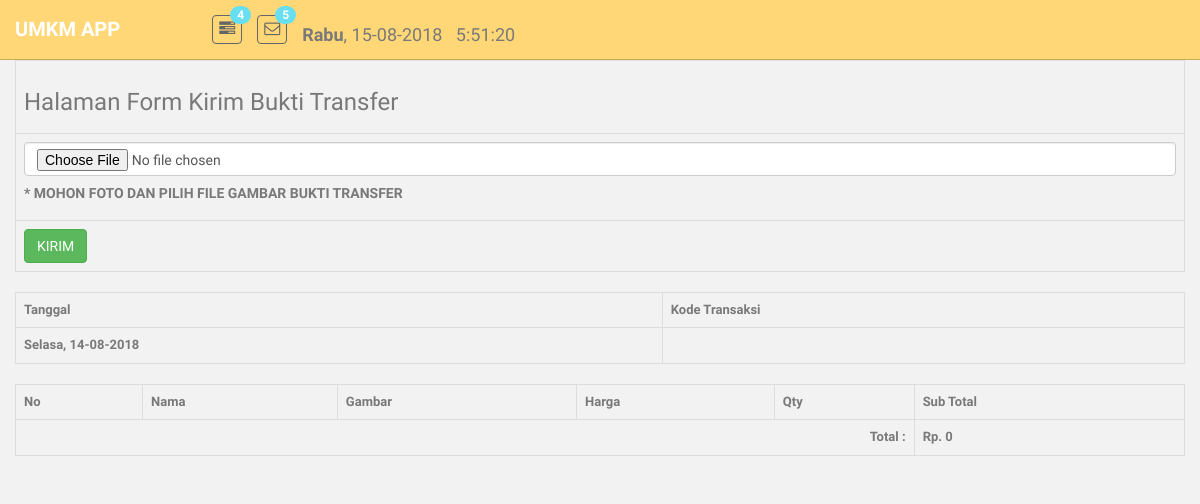
The page /index.php/shop/submit_transfer_proof on the database as committed earlier.
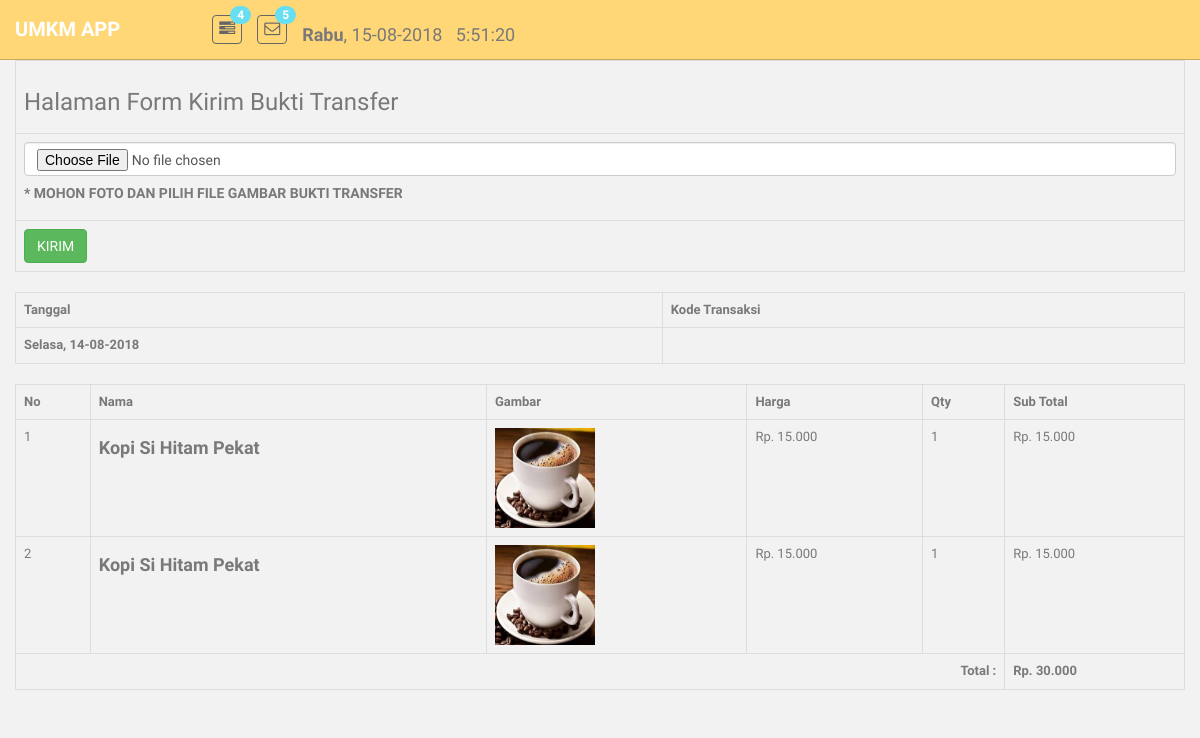
The same page on the database as committed later.
### tables this page shows
CREATE TABLE `carts` (
  `id` int(11) NOT NULL,
  `status` enum('0','1','2') DEFAULT NULL COMMENT '0 = Unsubmitted, 1 = Submitted and pending, 2 = Confirmed by Admin',
  `transaction_code` text,
  `file_name` text,
  `description` text,
  `created_at` timestamp NOT NULL DEFAULT CURRENT_TIMESTAMP,
  `updated_at` timestamp NOT NULL DEFAULT CURRENT_TIMESTAMP
);

CREATE TABLE `carts_details` (
  `id` int(11) NOT NULL,
  `cart_id` int(11) NOT NULL,
  `product_id` int(11) NOT NULL,
  `qty` int(11) DEFAULT NULL,
  `description` text,
  `is_cancelled` enum('0','1') NOT NULL DEFAULT '0',
  `created_at` timestamp NOT NULL DEFAULT CURRENT_TIMESTAMP ON UPDATE CURRENT_TIMESTAMP,
  `updated_at` timestamp NOT NULL DEFAULT '0000-00-00 00:00:00'
);

CREATE TABLE `products` (
  `id` int(11) NOT NULL,
  `name` varchar(100) NOT NULL,
  `file_name` text,
  `qty` int(11) DEFAULT NULL,
  `company_id` int(11) NOT NULL,
  `price` bigint(11) NOT NULL,
  `created_at` timestamp NOT NULL DEFAULT CURRENT_TIMESTAMP,
  `updated_at` timestamp NOT NULL DEFAULT CURRENT_TIMESTAMP
);

### application/libraries/Template.php (called while the page is built)
<?php if ( ! defined('BASEPATH')) exit('No direct script access allowed');
class Template {
		var $template_data = array();
		function set($name, $value)
		{
			$this->template_data[$name] = $value;
		}
		function load($template = '', $view = '' , $view_data = array(), $return = FALSE)
		{
			$this->CI =& get_instance();
			$this->set('contents', $this->CI->load->view($view, $view_data, TRUE));
			return $this->CI->load->view($template, $this->template_data, $return);
		}
}

### application/controllers/Shop.php (called while the page is built, shortened)
<?php
class Shop extends CI_Controller
{
    public function __construct()
    {
        $this->load->model('Company_model', 'company');
        $this->load->model('Product_model', 'product');
        $this->load->model('Cart_detail_model', 'cart_detail');
    }
    public function submit_transfer_proof()
    {
        if (isset($_POST['submit'])) {
            $config['upload_path']          = './uploads/';
            $config['allowed_types']        = 'gif|jpg|png|jpeg';
            $this->load->library('upload', $config);
            $this->upload->do_upload('file_name');
            $data = $this->upload->data();
            $cart_id = $this->session->userdata('cart_id');
            $data = [
                'status' => '2',
                'file_name' => $data['file_name']
            ];
            $this->db->where('id', $cart_id);
            $this->db->update('carts', $data);
            $this->session->set_flashdata('message', '<h3>BARANG AKAN SEGERA DIKIRIMKAN OLEH PIHAK UMKM TERKAIT</h3>');
            $this->session->set_flashdata('above_message', '<h3>BUKTI UNTUK TRANSAKSI DENGAN KODE: ['.$this->session->userdata('transaction_code').'] TELAH BERHASIL DIKIRIMKAN!!</h3>');
            redirect('shop');
        } else {
            $transaction_code = $this->session->userdata('transaction_code');
            $data['record'] = $this->db->get_where('carts', ['transaction_code' => $transaction_code])->row_array();
            $cart_id = $data['record']['id'];
            $this->session->set_userdata('cart_id', $cart_id);
            $data['record_detail'] = $this->cart_detail->get_with_product($cart_id)->result();
            $this->template->load('templates/shop_template', 'shop/submit_transfer_proof', $data);
        }
    }
}

### index.php (called while the page is built, shortened)
<?php
require_once BASEPATH.'core/CodeIgniter.php';

### application/models/Cart_detail_model.php (called while the page is built)
<?php
class Cart_detail_model extends CI_Model
{
    public function get_with_product($cart_id)
    {
        $this->db->select('*, crd.id AS detail_id, crd.qty AS qty');
        $this->db->from('carts_details AS crd');
        $this->db->join('products AS prd', 'prd.id = crd.product_id', 'right');
        $this->db->where('cart_id', $cart_id);
        $this->db->where('is_cancelled != "1"');
        return $this->db->get();
    }
}

### application/views/shop/submit_transfer_proof.php (the view, shortened to what this page needs)
<?php
    function rupiah($angka){
        $hasil_rupiah = "Rp. " . number_format($angka,0,',','.');
        return $hasil_rupiah;
    }
    function angka($angka){
        $hasil_rupiah = number_format($angka,0,',','.');
        return $hasil_rupiah;
    }
?>
<?php
function hari_ini($hari){
    switch($hari){
        case 'Tue':
            $hari_ini = "Selasa";
        break;
    }
    return "<b>" . $hari_ini . "</b>";
}
?>
<?php echo form_open_multipart('shop/submit_transfer_proof'); ?>
<table class="table table-bordered">
  <tr>
    <td><h3>Halaman Form Kirim Bukti Transfer</h3></td>
  </tr>
  <tr>
    <td><input type="file" name="file_name" class="form-control" required><h5><b>* MOHON FOTO DAN PILIH FILE GAMBAR BUKTI TRANSFER</b></h5></td>
  </tr>
  <tr>
    <td><input type="submit" name="submit" class="btn btn-success" value="KIRIM"></td>
  </tr>
</table>
<?php echo form_close(); ?>
<table class="table table-bordered">
  <tr>
    <td><b>Tanggal</b></td>
    <td><b>Kode Transaksi</b></td>
  </tr>
  <tr>
    <td><?php echo hari_ini(date_format(date_create($record['created_at']), 'D')) . '<b>, '.date_format(date_create($record['created_at']), 'd-m-Y').'</b>' ?></td>
    <td>
    </td>
  </tr>
</table>
<table class="table table-bordered">
  <tr>
    <th>No</th>
    <th>Nama</th>
    <th>Gambar</th>
    <th>Harga</th>
    <th>Qty</th>
    <th>Sub Total</th>
  </tr>
  <?php
  $no = 1;
  $total = 0;
  foreach ($record_detail as $r) {
      echo "
      <tr>
        <td>$no</td>
        <td><h4><b>$r->name</b></h4></td>
        <td><img src=".base_url()."uploads/".$r->file_name." width='100' height='100'></td>
        <td>".rupiah($r->price)."</td>
        <td>".angka($r->qty)."</td>
        <td>".rupiah($r->price * $r->qty)."</td>
      </tr>
      ";
      $no++;
      $total = $total + ($r->price * $r->qty);
  }
  ?>
  <tr>
    <td colspan="5" align="right"><b>Total :</b></td>
    <td><b><?php echo rupiah($total); ?></b></td>
  </tr>
</table>

### application/views/templates/shop_template.php (shortened to what this page needs)
<?php
function current_date($hari){
    switch($hari){
        case 'Wed':
            $hari_ini = "Rabu";
        break;
    }
    return "<b>" . $hari_ini . "</b>";
}
?>
<!DOCTYPE html>
<html lang="en">
  <head>
    <link href="<?php echo base_url(); ?>assets/css/bootstrap.css" rel="stylesheet">
    <link href="<?php echo base_url(); ?>assets/font-awesome/css/font-awesome.css" rel="stylesheet" />
    <link rel="stylesheet" type="text/css" href="<?php echo base_url(); ?>assets/css/zabuto_calendar.css">
    <link rel="stylesheet" type="text/css" href="<?php echo base_url(); ?>assets/js/gritter/css/jquery.gritter.css" />
    <link rel="stylesheet" type="text/css" href="<?php echo base_url(); ?>assets/lineicons/style.css">
    <link href="<?php echo base_url(); ?>assets/css/shop-style.css" rel="stylesheet">
    <link href="<?php echo base_url(); ?>assets/css/style-responsive.css" rel="stylesheet">
  </head>
  <body onload="startTime()">
  <section id="container" >
      <header class="header black-bg">
            <?php echo anchor('shop', '<b>UMKM APP</b>', ['class' => 'logo']); ?>
            <div class="nav notify-row" id="top_menu">
                <ul class="nav top-menu">
                    <li class="dropdown">
                        <a data-toggle="dropdown" class="dropdown-toggle" href="<?php echo base_url(); ?>index.html#">
                            <i class="fa fa-tasks"></i>
                            <span class="badge bg-theme">4</span>
                        </a>
                    </li>
                    <li id="header_inbox_bar" class="dropdown">
                        <a data-toggle="dropdown" class="dropdown-toggle" href="<?php echo base_url(); ?>index.html#">
                            <i class="fa fa-envelope-o"></i>
                            <span class="badge bg-theme">5</span>
                        </a>
                    </li>
                    <li id="header_inbox_bar" class="dropdown">
                        <table>
                            <tr>
                                <td><h4><?php echo current_date(date("D")).', '.date("d-m-Y") . '&nbsp&nbsp&nbsp'; ?></h4></td>
                                <td><h4><div id='txt'></div></h4></td>
                            </tr>
                        </table>
                    </li>
                </ul>
            </div>
        </header>
      <section id="main-content">
          <section class="wrapper">
              <div class="row">
                <?php echo $contents; ?>
              </div>
          </section>
      </section>
  </section>
  </body>
</html>

### assets/css/shop-style.css (style rules this page uses)
body { color: #797979; background: #f2f2f2; font-family: 'Ruda', sans-serif; padding: 0px !important; margin: 0px !important; font-size:13px; }
ul li { list-style: none; }
a, a:hover, a:focus { text-decoration: none; outline: none; }
#container { width: 100%; height: 100%; }
.bg-theme { background-color: #68dff0; }
#main-content { margin-left: 0px; }
.header, .footer { min-height: 60px; padding: 0 15px; }
.header { position: fixed; left: 0; right: 0; z-index: 1002; }
.black-bg { background: #ffd777; border-bottom: 1px solid #c9aa5f; }
.wrapper { display: inline-block; margin-top: 60px; padding-left: 15px; padding-right: 15px; padding-bottom: 15px; padding-top: 0px; width: 100%; }
a.logo { font-size: 20px; color: #ffffff; float: left; margin-top: 15px; text-transform: uppercase; }
a.logo b { font-weight: 900; }
#top_menu .nav > li, ul.top-menu > li { float: left; }
.notify-row { float: left; margin-top: 15px; margin-left: 92px; }
ul.top-menu > li > a { color: #666666; font-size: 16px; border-radius: 4px; -webkit-border-radius: 4px; border:1px solid #666666 !important; padding: 2px 6px; margin-right: 15px; }
.notify-row .badge { position: absolute; right: -10px; top: -10px; z-index: 100; }

Rows that differ between the two databases and show on the page:
added carts_details: product.name "Kopi Si Hitam Pekat", product.file_name (picture), product.price "Rp. 15.000", qty "1", rupiah($r->price * $r->qty) "Rp. 15.000"
added carts_details: product.name "Kopi Si Hitam Pekat", product.file_name (picture), product.price "Rp. 15.000", qty "1", rupiah($r->price * $r->qty) "Rp. 15.000"
Other text that changed with them:
rupiah($total): "Rp. 0" → "Rp. 30.000"
